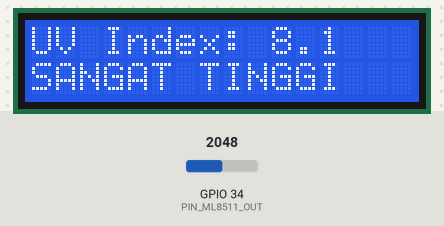
This sketch was run on a simulated ESP32. Shown: 16×2 character LCD. The inputs (shaded band) are chosen by the test bench; at power-on: GPIO 34 (PIN_ML8511_OUT) = 2048 (analog values on the 0–4095 scale). What the sketch prints to the serial monitor is not drawn.

Above: at 2.2 s.
2.3 s: GPIO 34 (PIN_ML8511_OUT) set to 2279
At 3.9 s:
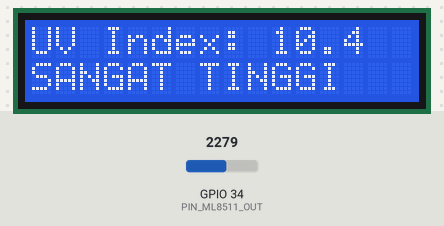
4.3 s: GPIO 34 (PIN_ML8511_OUT) set to 2386
At 5.3 s:
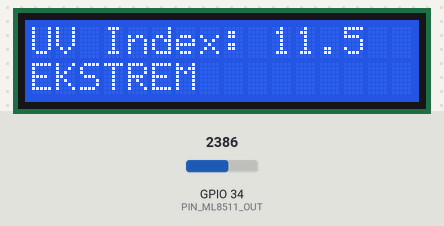
6.0 s: GPIO 34 (PIN_ML8511_OUT) set to 1228
At 7.4 s:
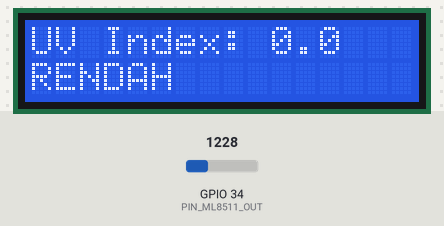
7.7 s: GPIO 34 (PIN_ML8511_OUT) set to 1512
At 8.5 s:
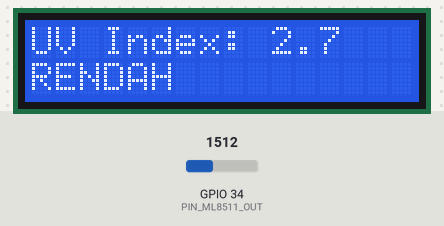
9.4 s: GPIO 34 (PIN_ML8511_OUT) set to 1580
At 10.5 s:
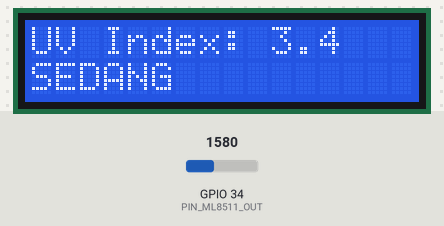
11.1 s: GPIO 34 (PIN_ML8511_OUT) set to 1785
At 12.5 s:
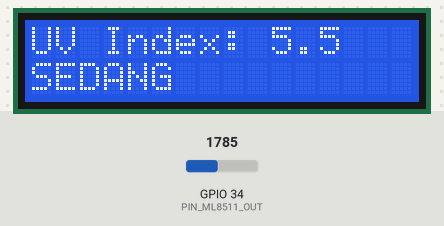
12.8 s: GPIO 34 (PIN_ML8511_OUT) set to 1909
Timing chart, 0 to 15.5 s (numbered marks = the images above; inputs shaded):
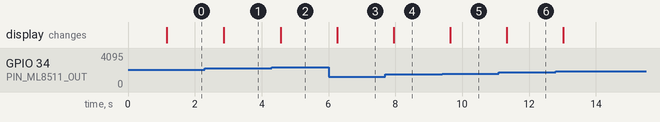

The sketch:

PengukurIndeksUvMl8511.ino
```cpp
// Pengukur Indeks UV — ESP32 + ML8511 + LCD I2C 16x2
//
// Modul ML8511 (Lapis Semiconductor) adalah sensor UV analog:
// fotodioda UV + penguat arus-ke-tegangan di dalam chip. Tegangan
// output naik linear dengan intensitas UV. Menurut datasheet
// FEDL8511-00 Rev1.2:
//   - Tanpa sinar UV, tegangan output sekitar 1,0 V.
//   - Pada intensitas 10 mW/cm2 (puncak 365 nm), output 2,2 V.
//   - Indeks UV = (tegangan output - 1,0 V) x 12,5.
// Skala indeks UV (WHO): 0-2 Rendah, 3-5 Sedang, 6-7 Tinggi,
// 8-10 Sangat Tinggi, 11 ke atas Ekstrem.
// Sensor mendeteksi UV 280-390 nm (UV-A + UV-B), catu 2,7-3,6 V.
//
// Wiring:
//   ML8511 VIN  -> ESP32 3V3
//   ML8511 GND  -> ESP32 GND
//   ML8511 OUT  -> ESP32 GPIO34 (ADC1, input-only)
//   LCD VCC     -> ESP32 3V3
//   LCD GND     -> ESP32 GND
//   LCD SDA     -> ESP32 GPIO21 (SDA I2C)
//   LCD SCL     -> ESP32 GPIO22 (SCL I2C)
//
// Terverifikasi compile: lihat README.md.

#include <Wire.h>
#include <LiquidCrystal_I2C.h>

// ---------------- Konfigurasi ----------------

// Pin output analog ML8511 (GPIO34 = ADC1 channel 6, input-only).
const int PIN_ML8511_OUT = 34;

// Pin bus I2C untuk LCD (pin default ESP32).
const int PIN_I2C_SDA = 21;
const int PIN_I2C_SCL = 22;

// Alamat I2C LCD 16x2 (backpack PCF8574).
const uint8_t ADDR_LCD = 0x27;
const uint8_t LCD_KOLOM = 16;
const uint8_t LCD_BARIS = 2;

// Konstanta datasheet ML8511 (FEDL8511-00 Rev1.2).
// Tegangan output saat tidak ada sinar UV.
const float TEGANGAN_TANPA_UV = 1.0;
// Faktor konversi datasheet: indeks UV per volt di atas tegangan tanpa UV.
const float FAKTOR_UV_PER_VOLT = 12.5;

// Ambang kategori indeks UV (skala WHO).
const float AMBANG_SEDANG = 3.0;
const float AMBANG_TINGGI = 6.0;
const float AMBANG_SANGAT_TINGGI = 8.0;
const float AMBANG_EKSTREM = 11.0;

// Jumlah sampel ADC yang dirata-rata per pembacaan.
const int JUMLAH_SAMPEL = 8;
// Seberapa sering sensor dibaca dan LCD diperbarui (2 kali per detik).
const unsigned long INTERVAL_BACA_MS = 500;

LiquidCrystal_I2C lcd(ADDR_LCD, LCD_KOLOM, LCD_BARIS);

// ---------------- Fungsi ----------------

// Baca tegangan output ML8511 dalam volt.
// analogReadMilliVolts memakai kalibrasi ADC internal ESP32,
// jadi hasilnya voltase sebenarnya tanpa hitung manual.
float bacaTeganganSensor() {
  long jumlahMilliVolt = 0;
  for (int i = 0; i < JUMLAH_SAMPEL; i++) {
    jumlahMilliVolt += analogReadMilliVolts(PIN_ML8511_OUT);
    delay(5);
  }
  float rataMilliVolt = (float)jumlahMilliVolt / JUMLAH_SAMPEL;
  return rataMilliVolt / 1000.0;
}

// Hitung indeks UV dari tegangan output (rumus datasheet).
// Di bawah tegangan tanpa UV, indeks dijepit ke nol.
float hitungIndeksUV(float teganganVolt) {
  float indeks = (teganganVolt - TEGANGAN_TANPA_UV) * FAKTOR_UV_PER_VOLT;
  if (indeks < 0.0) {
    indeks = 0.0;
  }
  return indeks;
}

// Kategori indeks UV menurut skala WHO.
const char* kategoriIndeksUV(float indeks) {
  if (indeks < AMBANG_SEDANG) {
    return "RENDAH";
  }
  if (indeks < AMBANG_TINGGI) {
    return "SEDANG";
  }
  if (indeks < AMBANG_SANGAT_TINGGI) {
    return "TINGGI";
  }
  if (indeks < AMBANG_EKSTREM) {
    return "SANGAT TINGGI";
  }
  return "EKSTREM";
}

// Tampilkan indeks UV + kategori di LCD 16x2.
// Baris 1: "UV Index: 7.5" — baris 2: kategori.
void tampilkanLCD(float indeks, const char* kategori) {
  lcd.clear();
  lcd.setCursor(0, 0);
  lcd.print("UV Index: ");
  lcd.print(indeks, 1);
  lcd.setCursor(0, 1);
  lcd.print(kategori);
}

void setup() {
  Serial.begin(115200);
  // Resolusi ADC 12-bit (0-4095), sesuai analogReadMilliVolts.
  analogReadResolution(12);

  Wire.begin(PIN_I2C_SDA, PIN_I2C_SCL);
  lcd.init();
  lcd.backlight();
  lcd.setCursor(0, 0);
  lcd.print("Pengukur UV");
  lcd.setCursor(0, 1);
  lcd.print("ML8511 siap...");
  delay(1000);
}

void loop() {
  float tegangan = bacaTeganganSensor();
  float indeks = hitungIndeksUV(tegangan);
  const char* kategori = kategoriIndeksUV(indeks);

  tampilkanLCD(indeks, kategori);

  Serial.print("Tegangan: ");
  Serial.print(tegangan, 2);
  Serial.print(" V | Indeks UV: ");
  Serial.print(indeks, 1);
  Serial.print(" | ");
  Serial.println(kategori);

  delay(INTERVAL_BACA_MS);
}
```

Measured:
- the behaviour switches between 2332 and 2333 on GPIO 34 (PIN_ML8511_OUT) (found by bisection; images 1 and 2)
- the behaviour switches between 1538 and 1539 on GPIO 34 (PIN_ML8511_OUT) (found by bisection; images 4 and 5)
- after the input at 2.3 s, the display: changes after 0.57 s (image 1)
- after the input at 4.3 s, the display: changes after 0.27 s (image 2)
- after the input at 6.0 s, the display: changes after 0.26 s (image 3)
- after the input at 7.7 s, the display: changes after 0.25 s (image 4)
- after the input at 9.4 s, the display: changes after 0.24 s (image 5)
- after the input at 11.1 s, the display: changes after 0.23 s (image 6)
